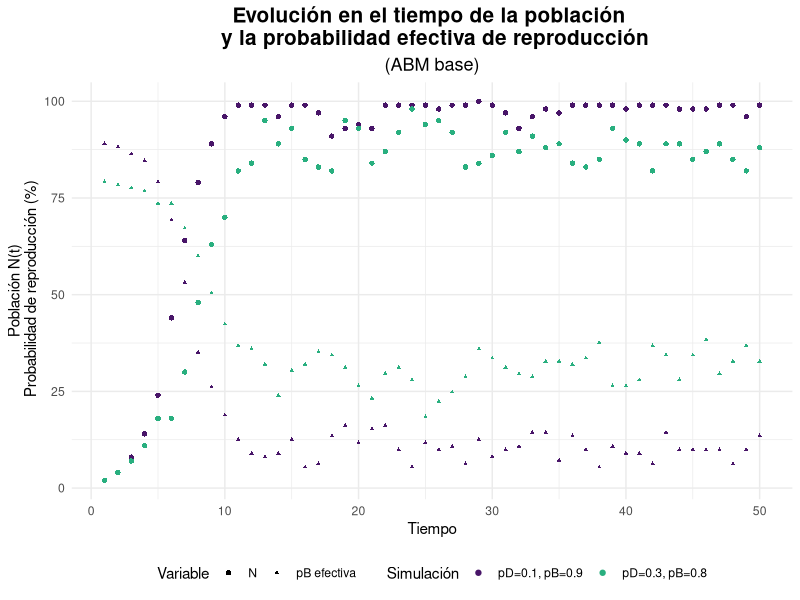
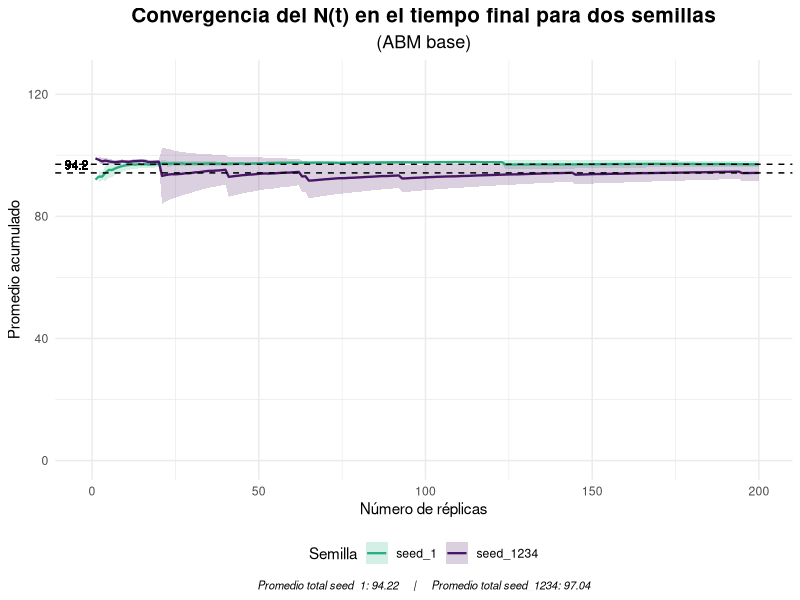
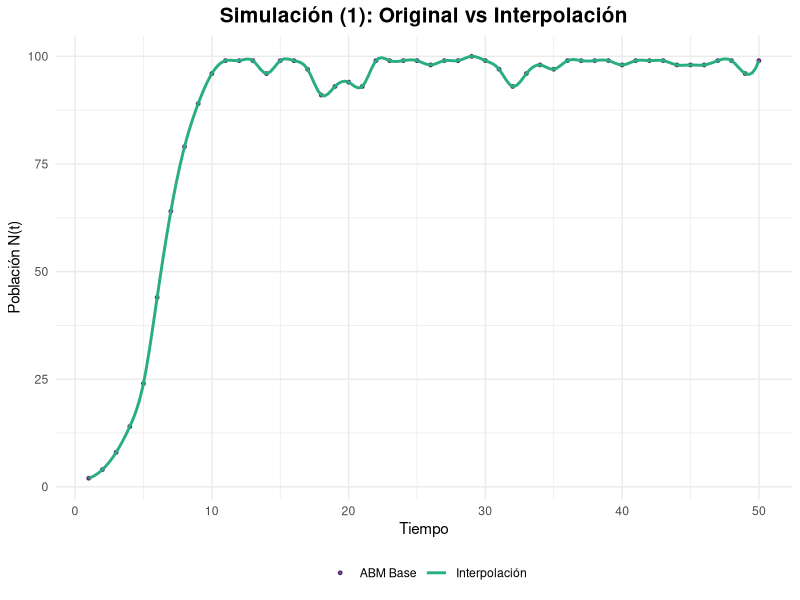
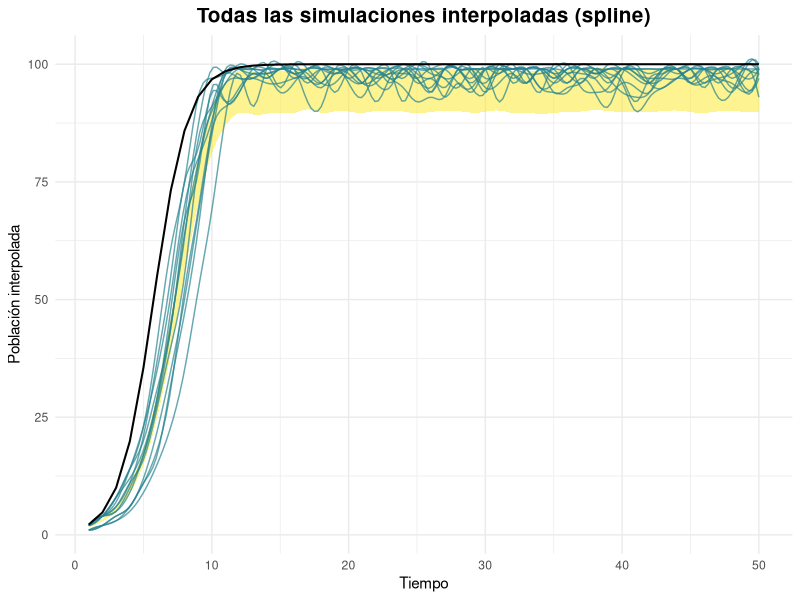
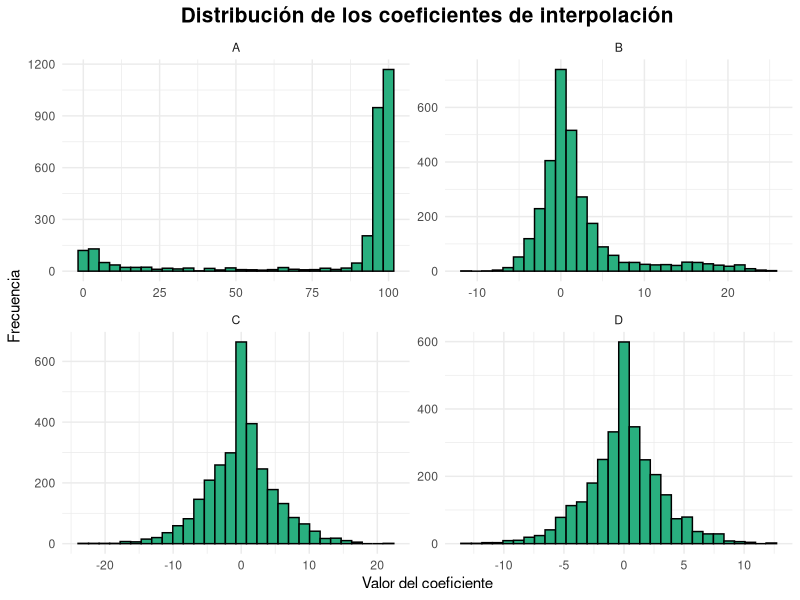

The R source for these figures, in order: (Note: this script raises an error after producing the figures.)
## ---- chunk 1
#librerias
library(tidyverse)
library(parallel)
library(viridis)
library(splines)
set.seed(1234)
## ---- chunk 2

ABM_base <- function(K, iter, p_death, p_birth, plot = FALSE) {
#K --> capacidad de carga del ambiente 
#iter --> numero de iteraciones // pasos de tiempo
#p_birth y p_death probabilidad inicial de reproduccion y muerte 
#N --> cantidad de individuos (variable de salida)
  
  #Inicializar el ABM
  #Creacion del ambiente
  
  habSize <- ceiling(sqrt(K)) #quemos una grilla LxL que pueda ocupar K individuos
  L <- habSize^2
  habitat <- rep(0, L) #habitad vacia
  
  #Cantidad inicial de agentes (1%)
  N0 <- round(0.01 * K) #se podria incorporar como parametro
  
  #Posicionar de forma aleatoria
  habitat[sample(1:L, N0)] <- 1 #1 = lleno
  
  #Lo que se busca monitonear es la cantidad de agentes en el tiempo
  N <- c() #crecieminto dinamico
  p_b <- c() #registrar variacion de la p_birth efectiva

  
  #ahora si
  
  for(t in 1:iter){
    
    vivos <- which(habitat == 1) #recuperar los indices donde el hab esta ocupado
    
    #MUERTES: a cada agente vivo se le asigna una probabilidad a partir de una unif(0,1). Si p < p_death --> r.i.p (equivalente a una ber(p))
    
    for(agente in vivos){
      if( runif(1) < p_death){
        habitat[agente] <- 0
      }
    }
    
    #NACIMIENTOS 
    #para simular el compartamiento logistico es necesario que la p_birth sea controlada por la carga del ambiente
    
    n <- sum(habitat == 1) #sumamos los vivos
    p_birth_K <- p_birth*(1 - n / K) #por la limitaciones de la carga, a medida que aumenta N, disminuye la prob de reproducirse
    
    
    for(agent in vivos){
      if (runif(1) < p_birth_K){
        libres <- which(habitat == 0) #ind de espacios libres en la grilla
        if(length(libres) > 0){ 
        habitat[sample(libres, 1)]  <- 1 #elijo un ind aleatorio para colocar
        }
      }
    }
    
  #Actualizar la cantidad de agentes
    
    N <- c(N, sum(habitat == 1))
    p_b <- c(p_b, p_birth_K)
  
    if(plot){ #graficar para cortes de tiempo // se ve como un QR:(
      if(t %in% seq(1, iter - iter/2, by = 5)){
         habCuadrado <- matrix(habitat, nrow=habSize, byrow=TRUE)
         image(habCuadrado, col = c("white","black"), axes = FALSE, asp = 1)
      }
    }

  }
  
df_N <- data.frame(N = N,
                   p = p_b,
                   t = 1:iter)

return(list( N = N,
             p_birth_eff = p_b,
             df_N = df_N))  
  
}
## ---- chunk 3
K <- 100
iter <- 50

set.seed(1234)
ABM_1 <- ABM_base(K, iter, 0.1, 0.9)
#los parametros que contralan la mortalidad y la natalidad los inicializamos de forma optima, dado que van a ir "empeorando" con el tiempo

set.seed(1234)
ABM_2 <- ABM_base(K, iter, 0.3, 0.8)

df <- bind_rows(
  ABM_1$df_N |>  mutate(simu = "pD=0.1, pB=0.9"),
  ABM_2$df_N |>  mutate(simu = "pD=0.3, pB=0.8")
)

ggplot(df) + geom_point(aes(x = t, y = N, color = simu, shape = "N")) +
  geom_point(aes(x = t, y = p*max(N), color = simu, shape = "pB efectiva"),
             size = 0.8) +
  labs(title = "Evolución en el tiempo de la población \n y la probabilidad efectiva de reproducción", subtitle = "(ABM base)",
       x = "Tiempo", 
       y = "Población N(t)\n Probabilidad de reproducción (%)", 
       color = "Parámetros") +
  scale_color_manual( values = viridis(20)[c(2,13)], name = "Simulación") +
  #scale_color_viridis(discrete = TRUE, option = "D") +
  scale_shape_manual(values = c("N" = 16, "pB efectiva" = 17),
    name = "Variable") +
  theme_minimal() +
  theme(plot.title = element_text(size = 15, face = "bold", hjust = 0.5),
        plot.subtitle = element_text(size = 13, hjust = 0.5),
        legend.position = "bottom")
 
## ---- chunk 4
#La EDO tiene sol analitica
sol_EDO <- function(t, K, N0, r) {
  (K*N0*exp(r*t))/ (K + N0*(exp(r*t) - 1))
}

sols <-function(t, K, N0, r) {
  soluciones <- c()
  for (i in 1:t) {
    soluciones <- c(soluciones, sol_EDO(i, K, N0, r))
  }
  return(soluciones)
}

soluciones <- sols(iter, K, 1, 0.8) 
#r = pB - pD
#lines(t, sols, type = "l")
## ---- chunk 5
#Para paremtros optimos realizamos n replicas

simulacion_n <- function(n){
  sims <- matrix(NA, nrow = n, ncol = iter) 
  for (i in 1:n) {
    res <- ABM_base(K, iter, 0.1, 0.9)
    sims [i, ] <- res$N
  }
  return(sims)
}
## ---- chunk 6
#Necesitamos determinar el numero de replicas adecuado
#Analisis de convergencia 

analisis_conver <- function(sims){
  #Metrica: N final
final_N <- sims[, iter] 
acum_mean <- cumsum(final_N)/(1:length(final_N))

#Agregamos ademas medidas de dispersion 
acum_var <- sapply(1:length(final_N), function(m){
  var(final_N[1:m])/m
})

acum_se <- sqrt(acum_var) #error estandar 


df <- data.frame(
  replicas = 1:length(acum_mean),
  mean = acum_mean,
  se = acum_se)
  
}
## ---- chunk 7
#Por sensibilidad del modelo a la incializacion de los numeros aleatorios comparamos dos semillas

set.seed(1234)
sims_1 <- simulacion_n(200) 
df_1 <- analisis_conver(sims_1)
df_1$sim <- "seed_1234"
mu_1 <- mean(sims_1[, iter])

set.seed(1)
sims_2 <- simulacion_n(200) 
df_2 <- analisis_conver(sims_2)
df_2$sim <- "seed_1"
mu_2 <- mean(sims_2[, iter])

df_ambas <- rbind(df_1, df_2)


ggplot(df_ambas, aes(x = replicas, y = mean, color = sim, fill = sim)) +
  #"banda" de confianza asumiendo aproximacion normal 
  geom_ribbon(aes(ymin = mean - 1.96*se, 
                  ymax = mean + 1.96*se), 
              alpha = 0.2, color = NA) +
  
  geom_line(size = 0.8) +
  #promedio total
  geom_hline(yintercept = mu_1, linetype = "dashed") +
  geom_hline(yintercept = mu_2, linetype = "dashed") +
  
  geom_text(inherit.aes = FALSE, aes(x = -1, y = mu_1, label = round(mu_1, 1)),
            vjust = -0.4, hjust = 1, size = 3, fontface = "plain",
            alpha = 0.7) +
  
  scale_color_manual(values = c(viridis(20)[13], viridis(20)[2])) +
  scale_fill_manual(values = c(viridis(20)[13], viridis(20)[2])) +
  
  scale_y_continuous(limits = c(0, 125)) +
  
  labs(title = "Convergencia del N(t) en el tiempo final para dos semillas",
       subtitle = "(ABM base)",
       x= "Número de réplicas",
       y = "Promedio acumulado",
       color = "Semilla", fill = "Semilla",
       caption = paste0("Promedio total seed_1: ", round(mu_1, 2),"     |     ",
                        "Promedio total seed_1234: ", round(mu_2, 2))) +
  theme_minimal() +
  theme(plot.title = element_text(size = 15, face = "bold", hjust = 0.5),
        plot.subtitle = element_text(size = 13, hjust = 0.5),
        plot.caption = element_text(size = 8, hjust = 0.5, face = "italic"),
        legend.position = "bottom")


## ---- chunk 8

#Se estabiliza en n > 50
set.seed(1234)
sim <- simulacion_n(60)

#INTERPOLACION
interpolar_sims <- function(sims) {
  n <- nrow(sims)
  t <- 1:ncol(sims)
  interpolated <- matrix(NA, nrow = n, ncol = 200)
  for (i in 1:n) {
    new_points<- spline(t, sims[i,], 200)
    interpolated [i,] <- new_points$y
  }
  return(interpolated)
}

sim_splines <- interpolar_sims(sim) #nSim x nPuntos (200)
## ---- chunk 9

df_sim1 <- data.frame(
  t = 1:length(sim[1, ]),
  N = sim[1, ]
)

df_EDO <- data.frame(
  t = 1:length(sim[1, ]),
  N_EDO = soluciones
)

t200 <- seq(1, iter, length.out = 200) #ajustar el escala de las spline
nSim <- nrow(sim_splines)

mean_interp <- apply(sim_splines, 2, mean)
var_interp  <- apply(sim_splines, 2, var)
se_interp   <- sqrt(var_interp / nSim)
mean(se_interp)

#Banda de confianza 95%
ribbon_df <- data.frame(
  t    = t200,
  ymin = mean_interp - 1.96 * se_interp,
  ymax = mean_interp + 1.96 * se_interp
)

df_spline <- sim_splines |> as.data.frame() |> setNames(1:200) |> 
  mutate(sim = row_number()) |> 
  pivot_longer(cols = -sim, names_to = "index", values_to = "N_interp") |> 
  mutate(index = as.numeric(index),t = t200[index])


#Para menos ruido grafico se eligen de forma aleatoria
subset_idx <- sample(1:nrow(sim_splines), 12)

df_spline_sub <- df_spline |> filter(sim %in% subset_idx)

ggplot() + geom_point(data = df_sim1, size = 1, alpha = 0.8,
    aes(x = t, y = N, color = "ABM Base")) +
  
           geom_line(data = df_spline |>  filter(sim == 1), size = 1,
    aes(x = t, y = N_interp, color = "Interpolación")) +
  
    scale_color_manual(values = viridis(20)[c(2, 13)],name = "") +
    labs(title = "Simulación (1): Original vs Interpolación", 
          x = "Tiempo", y = "Población N(t)") +
  
    theme_minimal() +
    theme(plot.title = element_text(size = 15, face = "bold", hjust = 0.5),
    legend.position = "bottom")

ggplot() +
  geom_ribbon(data = ribbon_df, aes(x = t, ymin = ymin, ymax = ymax),
              fill = viridis(20)[20], alpha = 0.5) +
  geom_line(data = df_spline_sub, aes(x = t, y = N_interp, group = sim), color=viridis(10)[5], alpha = 0.7) +
  geom_line(data = df_EDO, aes(x = t, y = N_EDO),
            color = "black", size = 0.7) +
  
  scale_color_viridis_c(end = 0.8) +
  labs(title = "Todas las simulaciones interpoladas (spline)",
       x = "Tiempo",y = "Población interpolada") +
  theme_minimal() +
  theme(plot.title = element_text(size = 15, face = "bold", hjust = 0.5),
    legend.position = "right")


#alpha 0.08 color grey30 para graficar todas

## ---- chunk 10
#pipipi
## ---- chunk 11
#coeficientes de los splines
coef_splines <- function(sims) {
  n <- nrow(sims)
  t <- 1:ncol(sims)
  interpolated <- vector("list", n)
  poly_spline <- vector("list", n)
  coefs <- vector("list", n)
  
  for (i in 1:n) {
    interpolated[[i]] <- interpSpline(t, sims[i,]) # spline cúbica en base B
    coefs[[i]] <- coef(interpolated[[i]]) # coeficientes a, b, c, d
  }
  
  return(coefs)
}

coeficientes <- coef_splines(sim)

#estudio de coeficientes

#cada coeficiente por separado
coefs_A <- function(coeficientes) {
  n_sims <- length(coeficientes)
  t <- nrow(coeficientes[[1]])
  
  coefs_mat <- matrix(NA, nrow = n_sims * t, ncol = 4)
  
  fila <- 1
  
  for (i in 1:n_sims) {
    coef_i <- coeficientes[[i]]  # matriz 60 × 4
    
    coefs_mat[fila:(fila + t - 1), ] <- coef_i
    
    fila <- fila + t
  }
  
  colnames(coefs_mat) <- c("A", "B", "C", "D")
  
  return(coefs_mat)
}

coef_globales <- coefs_A(coeficientes)

summary(coef_globales)
sd_B <- sd(coef_globales[,2])
sd_C <- sd(coef_globales[,3])

# Graficarlos con facet_wrap
coef_glob_df <- as.data.frame(coef_globales)
coef_long <- pivot_longer(coef_glob_df, cols = A:D, names_to = "coef", values_to = "valor")


ggplot(coef_long, aes(x = valor)) +
  geom_histogram(fill = viridis(20)[13], color = "black") +
  facet_wrap(~coef, scales = "free") +
  theme_minimal() +
  labs(x = "Valor del coeficiente", y = "Frecuencia",
       title = "Distribución de los coeficientes de interpolación") +
  theme(plot.title = element_text(size = 15, face = "bold", hjust = 0.5),
    legend.position = "right")

#coeficientes por simulacion y relacion entre simulaciones
coefs_B <-function(coeficientes) {
  n_sims <- length(coeficientes)
  coefs_mat <- matrix(NA, nrow = length(coeficientes), ncol = 4*60)
  
  for (i in 1:n_sims) {
    coefs_i <- coeficientes[[i]]
    coefs_mat[i,] <- as.vector(t(coefs_i))
  }
  return(coefs_mat)
}


coefs_por_sim <- coefs_B(coeficientes)
coefs_por_sim_df <- as.data.frame(coefs_por_sim)

distancias <- dist(coefs_por_sim) #entrada  (i,j) indica qué tan distinta es la simulación i de la j según sus 240 coeficientes del spline
dist_vec <- as.numeric(distancias) #paso el objeto dist a num
df_dist <- data.frame(distancia = dist_vec) #df con todas las distsncias entre simulaciones
dist_matrix <- as.matrix(distancias)
which(dist_matrix == 718.30, arr.ind = TRUE)

summary(dist_vec)
sd(dist_vec)

dist_norm <- (dist_vec - min(dist_vec)) / (max(dist_vec) - min(dist_vec))
df_dist_norm <- data.frame(distancia = dist_norm)
summary(dist_norm)
sd(dist_norm)

#este no entiendo

ggplot(df_dist_norm) +
  geom_histogram(aes(x=distancia), bins = 60, fill=viridis(20)[2], color = "black") +
  labs(title = "Distancia entre simulaciones estandarizada", x="Distancia" , y= "Distribución")+
  theme_minimal()

#boxplot por posible presencia de outliers

## ---- chunk 12
ABM_ext <- function(K, iter, p_death, p_birth, r = 1, plot = FALSE) {
  
  timestamps <- c(1, 4, 7, 10, 13, 16, 19, 21, iter)
  timestamps_plot <- list()
  
  
  habSize <- ceiling(sqrt(K))
  L <- habSize^2
  habitat <- rep(0, L)
  
  N0 <- round(0.05 * K) #Para evitar extincion subita inicamos con mas agentes
  
  habitat[sample(1:L, N0)] <- 1 
  N <- c() 
  
  #a cada agente inicial le asigno un sexo bio (1= fem 0 = masc) con ber(0.5)
  bio_sex <- rep(NA, L)
  bio_sex[which(habitat ==1)] <- rbinom(N0, 1, 0.5)
  
  #los N0 arrancan tambien con edad cero "recien colocado"
  #la edad maxima es la cantidad de iteraciones / lapso max de tiempo
  edad <- rep(0, L) 
  
  for(t in 1:iter){
    
    vivos <- which(habitat == 1) 
    
    #ENVEJECER 
    edad[vivos] <- edad[vivos] + 1
    
    #MUERTE
    
    for(agente in vivos){
       #riesgo: p_death base * (1 + r * edad / edad_max) // edad_max = iter
      p_death_eff <- p_death * (1 + r * (edad[agente] / iter))
      p_death_eff <- min(p_death_eff, 1)  # evitar >1
      
      if( runif(1) < p_death){
        habitat[agente] <- 0
        bio_sex[agente] <- NA
        edad[agente] <- 0
      }
    }
    
    #NACIMIENTOS 
    
    n <- sum(habitat == 1) 
    p_birth_K <- p_birth*(1 - n / K) 
    
    for(agent in vivos){
      if(!is.na(bio_sex[agent]) & bio_sex[agent] == 1) {
        if (runif(1) < p_birth_K){
            libres <- which(habitat == 0) 
            if(length(libres) > 0){ 
              i <- sample(libres, 1)
              habitat[i]  <- 1 
              bio_sex[i] <- rbinom(1, 1, 0.5)
              edad[i] <- 0
            }
        }
      }
    }
    
  #Actualizar la cantidad de agentes
    
    N <- c(N, sum(habitat == 1))
    
    if(plot) {
    
    plot_grid <- rep(0, L)
    plot_grid[which(habitat == 1 & bio_sex == 0)] <- 1
    plot_grid[which(habitat == 1 & bio_sex == 1)] <- 2
    
    
    if(t %in% timestamps){
        
      habCuadrado <- matrix(plot_grid, nrow=habSize, byrow=TRUE)
      timestamps_plot[[as.character(t)]] <- list(grid = habCuadrado)
      #title(main = paste("Iteración", t, " - N =", N[length(N)]))
    }
    
    }
  
}
  
return(list(N = N, plot = timestamps_plot))
  
}

## ---- chunk 13
K <- 500
ABM_3 <- ABM_ext(K, 60, 0.1, 0.9, plot = TRUE)

par(mfrow=c(3,3), mar=c(2,2,2,2))
for(name in names(ABM_3$plot)){
  
  grid <- ABM_3$plot[[name]]$grid
  
  image(grid[nrow(grid):1,], col=c("white", viridis(20)[2], viridis(20)[13]), 
        axes=FALSE, asp = 1)
  title(paste("t =", name))
  
  # Calcular %
  n_SM <- sum(grid == 1)
  n_SF <- sum(grid == 2)
  n_total <- n_SM + n_SF
  ocupacion <- round(100 * n_total / K, 1)
  prop_SM <- round(100 * n_SM / n_total, 1)
  prop_SF <- round(100 * n_SF / n_total, 1)
  
    # Texto debajo en negrita
  mtext(paste0("N/K: ", ocupacion, "% | SM: ", prop_SM,
               "% | SF: ", prop_SF, "%"), side=1, line=0.5, cex=0.65, font=2)
  legend("bottomright", legend=c("SM","SF"), 
         fill= c(viridis(20)[2], viridis(20)[13]), bty="n", cex=0.8)
}

## ---- chunk 14
#GRAFICAR CURVA
## ---- chunk 15
#Barrido con p_death variable y p_birth fijo (0.9)
#codigo palelizado para mayor eficiencia
sens_paral <- function(K = 500, iter = 60, p_birth = 0.9, reps = 100, 
                       p_death = seq(0, 0.5, by = 0.05)) {
  
  t0 <- Sys.time()
  p_len <- length(p_death)
  
  cores <- detectCores() - 1
  cl <- makeCluster(cores)
  
  #Exportar funciones necesarias
  clusterExport(cl,varlist = c("ABM_ext"),envir = .GlobalEnv)
  clusterSetRNGStream(cl, 123)
  #clusterSetRNGStream(cl, iseed = seed)
  
  #Monitorear
  extincion <- numeric(p_len)
  t_hasta_ext_prom <- numeric(p_len)
  
  #PARA LUEGO GRAFICAR NECESITAMOS PROMEDIAR LAS REPS (punto a punto)
  mean_N <- matrix(0, nrow = iter, ncol = p_len)
  var_N <- matrix(0, nrow = iter, ncol = p_len)
  
  for (i in 1:p_len) {
    pd <- p_death[i]
    
    #Ejecutar reps en paralelo
    runs_list <- parLapply(cl, 1:reps, function(r) {
      ABM_ext(K = K, iter = iter, p_death = pd, p_birth = p_birth)$N
    })
    
    #Pasar lista a matriz reps × iter
    runs <- do.call(rbind, runs_list)
    
    mean_N[ ,i] <- colMeans(runs)
    var_N[ ,i]  <- apply(runs, 2, var)
    
    #Extinción
    t_ext <- apply(runs, 1, function(x) {
      if(any(x == 0)) which(x == 0)[1] else Inf
    })
    
    extincion[i] <- mean(t_ext < Inf)
    t_hasta_ext_prom[i] <- ifelse(all(extincion[i] == 0), 
                                  NA, 
                                  mean(t_ext[t_ext < Inf]))
  }
  
  stopCluster(cl)
  
  list(p_death = p_death,
       mean_N = mean_N,
       var_N = var_N,
       extincion_prob = extincion,
       t_hasta_ext_prom = t_hasta_ext_prom,
       t_eje = (t0 - Sys.time()))
}


## ---- chunk 16
#Analisis de convergencia para ABM extendido

simulacion_ext <- function(n){
  sims <- matrix(NA, nrow = n, ncol = 60) #iter = 60
  for (i in 1:n) {
    res <- ABM_ext(500, 60, 0.1, 0.9)
    sims [i, ] <- res$N
  }
  return(sims)
}


runs <- simulacion_ext(200)
final_N <- runs[, 60] #metrica N(t) final


#running_var <- cumsum((vals - running_mean)^2) / (1:length(vals))
running_mean <- cumsum(final_N)/(1:length(final_N))

running_var <- sapply(1:length(final_N), function(m){
  var(final_N[1:m])/m
})
running_se <- sqrt(running_var)


df_rm <- data.frame(
  replicas = 1:length(running_mean),
  mean = running_mean,
  se = running_se)

ggplot(df_rm, aes(x = replicas, y = mean)) +
  geom_ribbon(aes(ymin = mean - 1.96*se, ymax = mean + 1.96*se), 
              alpha = 0.3, fill = viridis(20)[13]) +
  geom_line(color = viridis(20)[2], size = 0.8) +
  geom_hline(yintercept = mean(final_N), linetype = "dashed") +
  labs(title = "Convergencia del N(t) final (running mean)",
       x= "Número de réplicas",
       y = "Promedio acumulado") +
  theme_minimal() +
  theme(plot.title = element_text(size = 15, face = "bold", hjust = 0.5),
        legend.position = "bottom")


## ---- chunk 17


res <- sens_paral(p_death = seq(0.2, 0.35, by = 0.005), iter = 100)


## ---- chunk 18

#Mean_N es una matriz --> pasar a formato long
df_long <- data.frame(
  time = rep(1:nrow(res$mean_N), times = length(res$p_death)),
  p_death = rep(res$p_death, each = nrow(res$mean_N)),
  mean = as.vector(res$mean_N),
  var = as.vector(res$var_N),
  se = sqrt(as.vector(res$var_N) / 100) #reps = 100
)

N0 <- round(0.05 * 500) 

ggplot(df_long, aes(x = time, y = mean, color = p_death, group = p_death)) +
  geom_ribbon(aes(ymin = mean - 1.96*se, ymax = mean + 1.96*se,
                  fill = p_death), alpha = 0.15, color = NA) +
  geom_line(size = 0.8) +
  geom_hline(yintercept = N0, linetype = "dashed", size = 1) +
  labs(color = "p_death",
       x = "Tiempo",
       y = "Población promedio",
       title = "Crecimiento poblacional para distintos p_death") +
  scale_color_viridis_c(option = "D") +
  scale_fill_viridis_c() +
  guides(fill = "none") +  
  theme_minimal() +
  theme(plot.title = element_text(size = 15, face = "bold", hjust = 0.5),
        legend.position = "right")

## ---- chunk 19
#SENSIBILIDAD MULTIVARIADA CON CORTE TRANSVERSAL




